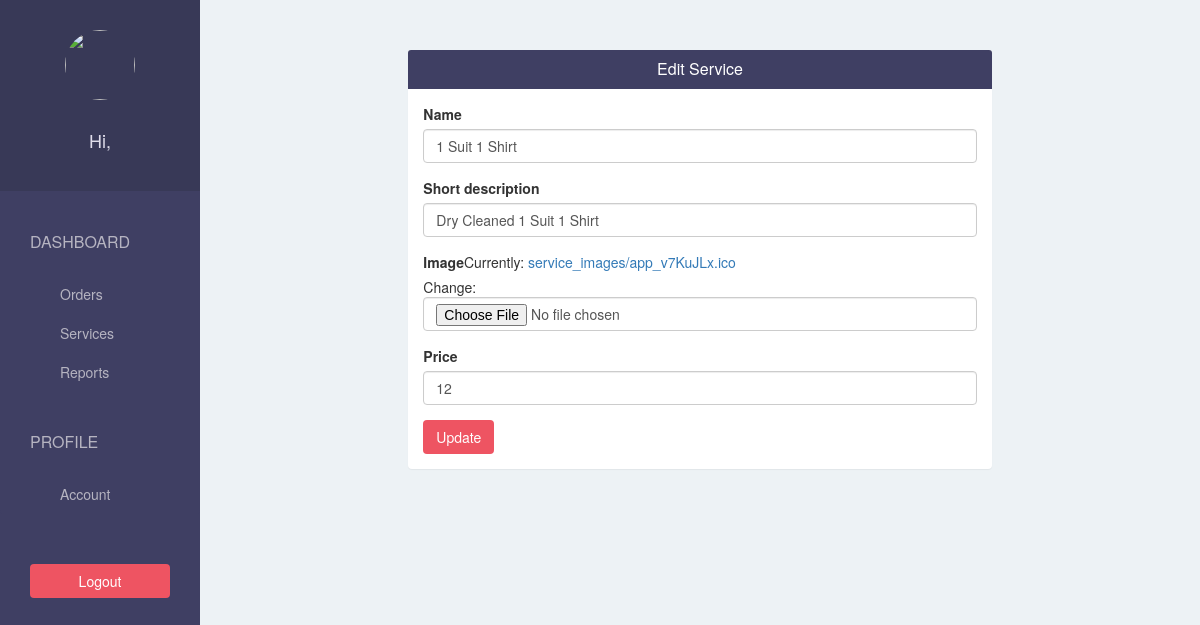
Page /laundromat/service/edit/2/ (signed in) on the committed database.
### laundrytaskerapp/models.py (models this page shows, shortened)
class Service(models.Model):
    laundromat = models.ForeignKey(Laundromat, on_delete=models.CASCADE, related_name='service')
    name = models.CharField(max_length=500)
    short_description = models.CharField(max_length=500)
    image = models.ImageField(upload_to='service_images/', blank=False)
    price = models.IntegerField(default=0)

### laundrytaskerapp/views.py (the view)
# urls.py: url(r'^laundromat/service/edit/(?P<service_id>\d+)/$', views.laundromat_edit_service, name = 'laundromat-edit-service'),
@login_required(login_url='/laundromat/sign-in/')
def laundromat_edit_service(request, service_id):
    form = ServiceForm(instance = Service.objects.get(id = service_id))
    if request.method == "POST":
        form = ServiceForm(request.POST, request.FILES, instance = Service.objects.get(id = service_id))
        if form.is_valid():
            form.save()
            return redirect(laundromat_service)
    return render(request, 'laundromat/edit_service.html', {
        "form": form
    })

### laundrytaskerapp/forms.py
class ServiceForm(forms.ModelForm):
    class Meta:
        model = Service
        exclude = ("laundromat",)

### laundrytaskerapp/templates/laundromat/edit_service.html (shortened to what this page needs)
{% extends 'laundromat/base.html' %}
{% load bootstrap3 %}
{% block page %}
    <div class="col-lg-offset-2 col-lg-8">
        <div class="panel">
            <div class="panel-heading bg-blue">
                <h4 class="panel-title text-center text-white">
                    Edit Service
                </h4>
            </div>
            <div class="panel-body">
                <form method="POST" enctype="multipart/form-data">
                    {% bootstrap_form form %}
                    <button type="submit" class="btn btn-pink">Update</button>
                </form>
            </div>
        </div>
    </div>
{% endblock %}

### laundrytaskerapp/static/css/style.css (style rules this page uses)
body { padding-top: 50px; background-color: #EDF2F5; overflow: auto; }
.bg-blue { background-color: #3F3F63; }
.text-white { color: white; }
.btn-pink { color: white; background-color: #EE5462; }
.content .panel { border: none; }

### rows in the picture
Service: name "1 Suit 1 Shirt", short_description "Dry Cleaned 1 Suit 1 Shirt", price "12"
